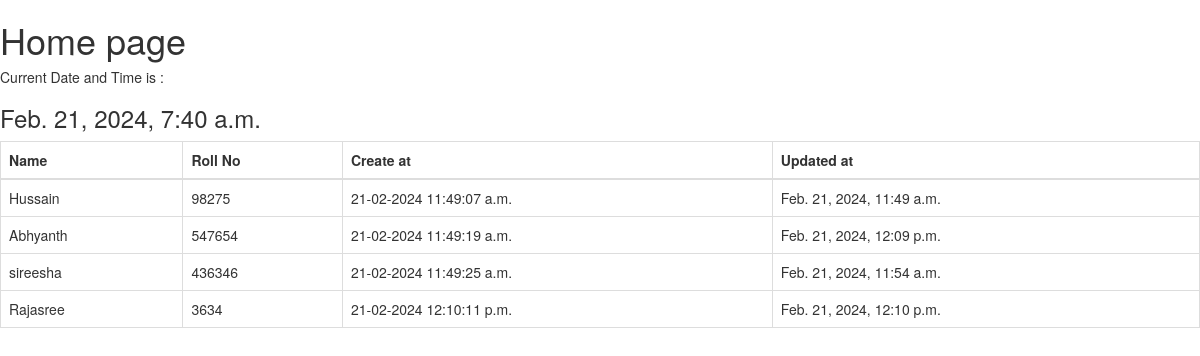
The page / on the database its author committed.
### testApp/models.py (models this page shows)
class Student(models.Model):
    name = models.CharField(max_length=30)
    rno = models.CharField(max_length=30)
    created_at = models.DateTimeField(auto_now_add=True)
    updated_at = models.DateTimeField(auto_now=True)

### testApp/views.py (the view)
# urls.py: 2. Add a URL to urlpatterns:  path('', views.home, name='home')
def home(request):
    presentdatetime = datetime.datetime.now()
    students = Student.objects.all()
    context = {
        'presentdatetime' : presentdatetime,
        'students' : students,
    }
    return render(request, 'home.html',context)

### templates/home.html (shortened to what this page needs)
<!DOCTYPE html>
<html lang="en">
<head>
<link rel="stylesheet" href="https://cdn.jsdelivr.net/npm/bootstrap@3.3.7/dist/css/bootstrap.min.css">
</head>
<body>
    <h1>Home page</h1>
    <h5>Current Date and Time is :</h5>
    <h3>{{presentdatetime}}</h3>
    <table class="table table-bordered">
        <thead>
          <tr>
            <th>Name</th>
            <th>Roll No</th>
            <th>Create at</th>
            <th>Updated at</th>
          </tr>
        </thead>
        <tbody>
            {%for student in students%}
          <tr>
            <td>{{student.name}}</td>
            <td>{{student.rno}}</td>
            <td>{{student.created_at|date:"d-m-Y H:i:s a" }}</td>
            <td>{{student.updated_at}}</td>
            {%endfor%}
          </tr>
        </tbody>
      </table>
</body>
</html>

### rows shown on the page
Student: name "Hussain", rno "98275", created_at "21-02-2024 11:49:07 a.m.", updated_at "Feb. 21, 2024, 11:49 a.m."
Student: name "Abhyanth", rno "547654", created_at "21-02-2024 11:49:19 a.m.", updated_at "Feb. 21, 2024, 12:09 p.m."
Student: name "sireesha", rno "436346", created_at "21-02-2024 11:49:25 a.m.", updated_at "Feb. 21, 2024, 11:54 a.m."
Student: name "Rajasree", rno "3634", created_at "21-02-2024 12:10:11 p.m.", updated_at "Feb. 21, 2024, 12:10 p.m."
